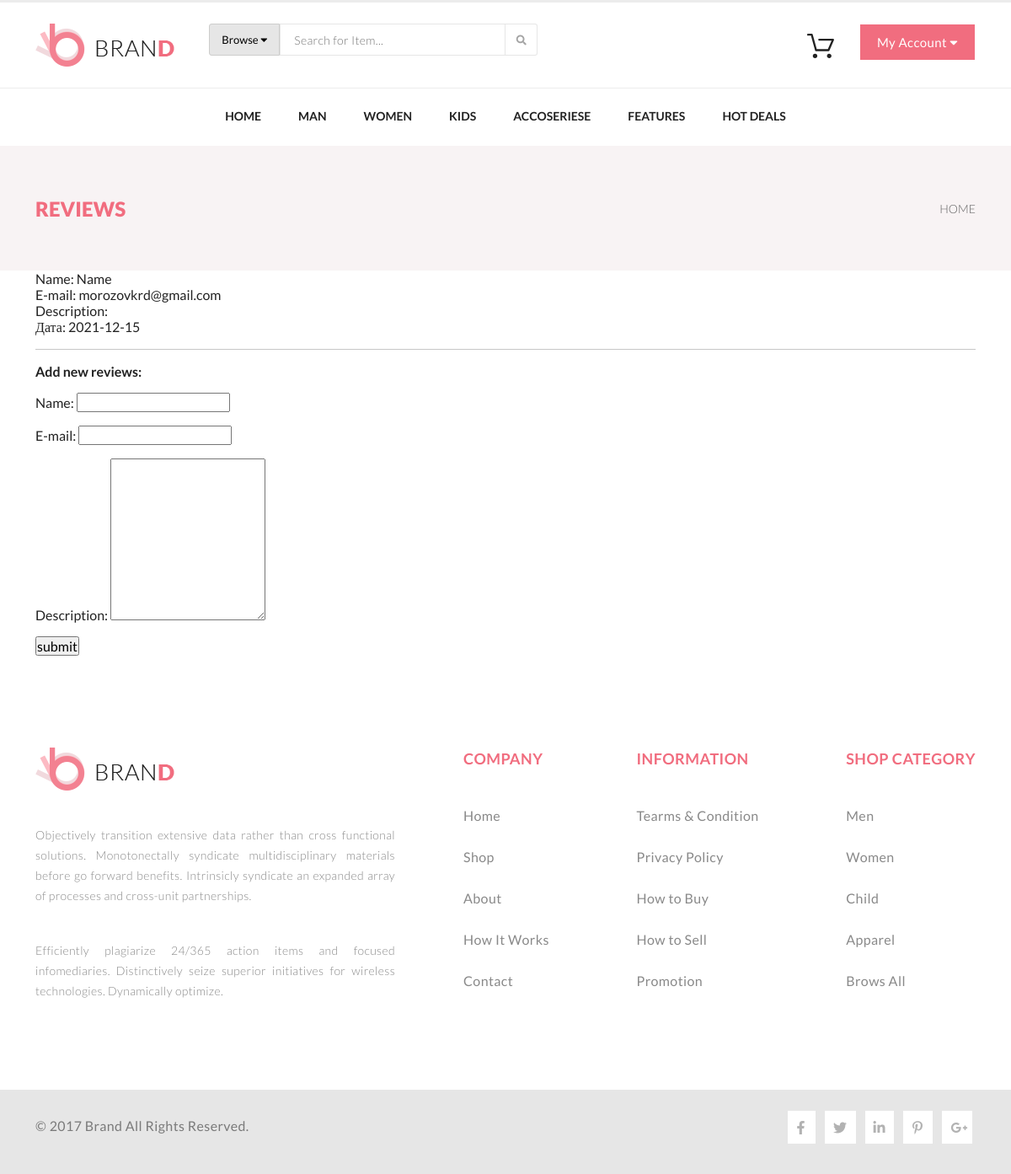
The app's page /lesson6/reviews.php with its own data.
### tables this page shows
CREATE TABLE `reviews` (
  `id` int UNSIGNED NOT NULL,
  `date` date NOT NULL,
  `name` varchar(100) NOT NULL,
  `email` varchar(50) NOT NULL,
  `description` text NOT NULL,
  `active` char(1) NOT NULL DEFAULT 'Y'
);

### lesson6/reviews.php (the view, shortened to what this page needs)
<?
include_once (__DIR__ . "/include/header.php");
?>
    <section class="block__page-nav">
        <div class="container">
            <div class="row">
                <div class="col">
                    <h1 class="block__page-nav__title">Reviews</h1>
                </div>
                <div class="col">
                    <nav aria-label="breadcrumb">
                        <ol class="breadcrumb">
                            <li class="breadcrumb-item"><a href="./index.php">Home</a></li>
                        </ol>
                    </nav>
                </div>
            </div>
        </div>
    </section>
    <section class="container">
        <?
        include_once (__DIR__ . "/connect.php");
        $sql = "SELECT name, email, description, date FROM reviews WHERE active='Y' ORDER BY id DESC";
        $rsData = mysqli_query($connect, $sql);
        ?>
        <?php while ($arData = mysqli_fetch_assoc($rsData)) : ?>
            <div>
                Name: <?=$arData['name']?><br>
                E-mail: <?=$arData['email']?><br>
                Description: <?=$arData['description']?><br>
                Дата: <?=$arData['date']?></div>
        <?php endwhile;?>
        <hr>
        <form method="post" action="./addreviews.php">
            <p><strong>Add new reviews:</strong></p>
            <p>Name: <input type="text" name="name" maxlength="30" required></p>
            <p>E-mail: <input type="email" name="email" maxlength="20" required></p>
            <p>Description: <textarea name="text" rows="10" required></textarea></p>
            <p><input type="submit" name="submit" value="submit"></p>
        </form>
    </section>
<?
include_once (__DIR__ . "/include/footer.php");
?>

### lesson6/assets/css/reviews.css (style rules this page uses)
* { margin: 0; padding: 0; }
body { font-family: Lato; color: #222222; font-style: normal; font-weight: normal; letter-spacing: normal; line-height: normal; }
.container { max-width: 1140px; margin: 0 auto; }
.block__page-nav { height: 148px; background-color: #f8f3f4; }
.block__page-nav__title { display: block; margin: 0 auto; color: #f16d7f; font-size: 24px; font-weight: 900; font-style: normal; letter-spacing: normal; line-height: 20px; text-align: left; text-transform: uppercase; padding: 65px 0; }
.breadcrumb { padding: 64px 0; width: max-content; float: right; }
.breadcrumb-item a { color: #636363; font-size: 14px; font-weight: 300; line-height: 20px; text-transform: uppercase; text-decoration: none; }

### lesson6/assets/css/custom.css (style rules this page uses)
ol, ul { padding-left: 0; }

### records on screen
reviews: name "Name", email "morozovkrd@gmail.com", date "2021-12-15"
